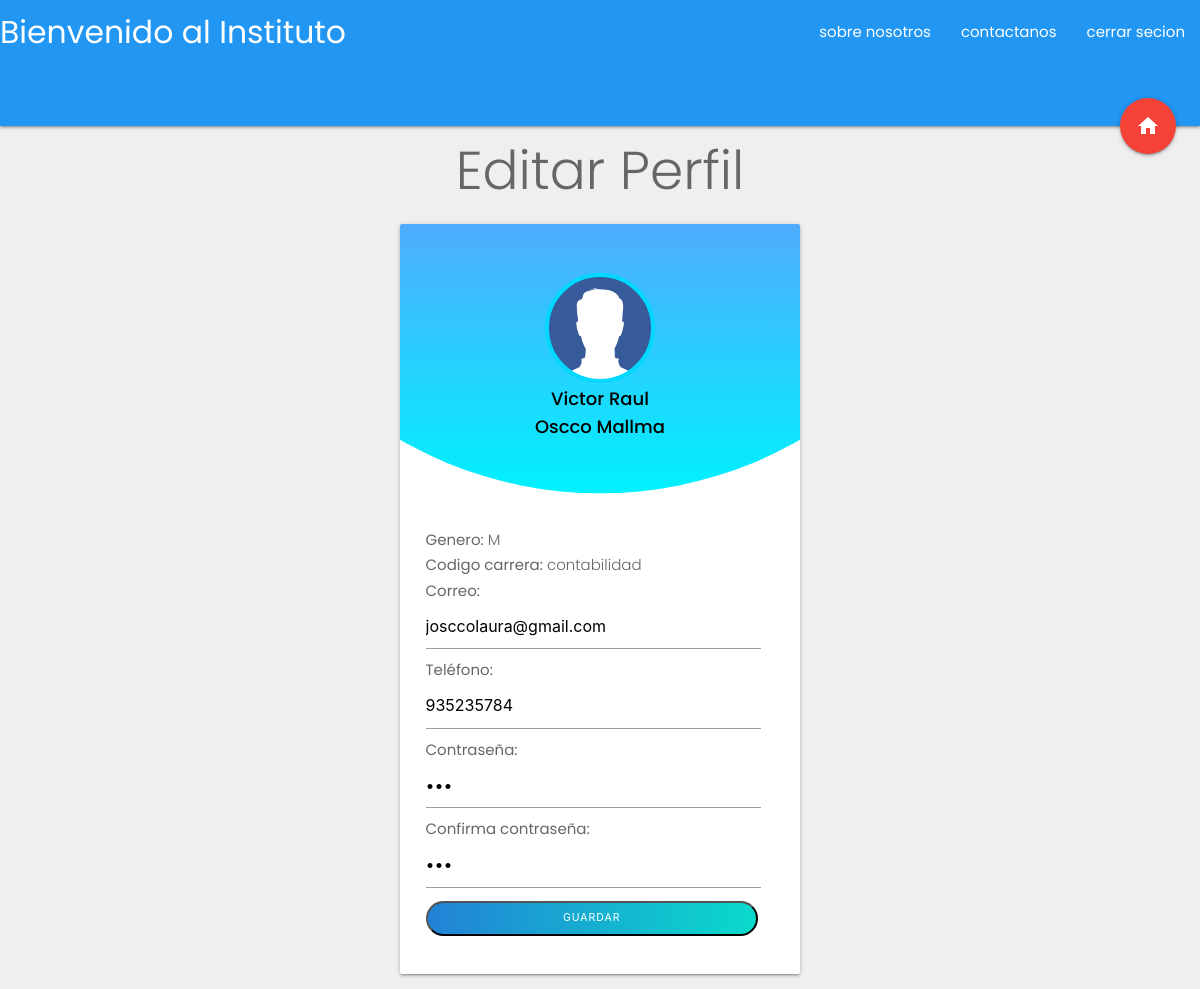
/principal/estudiante/editar_perfil.php (signed in), run on the app's committed database.
### tables this page shows
CREATE TABLE IF NOT EXISTS `estudiantes` (
  `id_estudiante` INT(10) NULL AUTO_INCREMENT,
  `DNI` CHAR(8) NULL,
  `nombres` VARCHAR(40) NULL,
  `ap_paterno` VARCHAR(45) NULL,
  `ap_materno` VARCHAR(40) NULL,
  `fecha_nacimiento` DATE NULL,
  `correo` VARCHAR(60) NULL,
  `telefono` CHAR(9) NULL,
  `foto` MEDIUMBLOB NULL,
  `codigoe` VARCHAR(11) NULL,
  `password` VARCHAR(45) NULL,
  `semestre_ingreso` CHAR(6) NULL,
  `sexo` CHAR(1) NULL,
  `dirección` VARCHAR(60) NULL,
  `ciudad` VARCHAR(60) NULL,
  `provincia` VARCHAR(60) NULL,
  `distrito` VARCHAR(60) NULL,
  `colegio` VARCHAR(60) NULL,
  `tipo_colegio` VARCHAR(30) NULL,
  `idioma_materno` VARCHAR(40) NULL,
  `carrera_alumno` VARCHAR(45) NULL,
  `ciclo` VARCHAR(4) NULL,
  PRIMARY KEY (`id_estudiante`));

### principal/estudiante/editar_perfil.php (the view, shortened to what this page needs)
    <?php
        require '../database.php';
        function get_data($id)
        {
            global $conexion;
            $sql="Select * from estudiantes WHERE codigoe = {$id}";
            $result  =$conexion->query($sql);
            if( $result->num_rows)
            {
                return $result->fetch_assoc();
            }else{
                return false;
            }
        }
    ?>
<!DOCTYPE html>
<html lang="en">
<head>
    <link rel="stylesheet" href="css/estiloperfileiditar.css">
    <link rel="stylesheet" href="../../materialize/css/materialize.min.css">
</head>
<body>
<?php
    $datos = get_data($_SESSION['codigo_usuario']);
?>
    <nav class="nav-extended blue">
        <div class="nav-wrapper">
            <a class="brand-logo">
                <p>Bienvenido al
                Instituto</p>
            </a>
            <ul class="right hide-on-med-and-down">
                <li><a href="">sobre nosotros</a></li>
                <li><a href="">contactanos</a></li>
                <li><a href="cerrar_session.php">cerrar secion</a></li>
            </ul>
        </div>
        <div class="nav-content">
        <a href="index.php" class="btn-floating red btn-large halfway-fab ">
            <i class="material-icons">home</i>
        </a>
        </div>
    </nav>
    <h2 class="text1">Editar Perfil</h2>
    <div class="container1">
        <div  class="card">
            <div class="header">
                <div class="main">
                    <div class="image">
                    </div>
                    <h3 class="name"><p><span><?php echo $datos['nombres'];?></span></p></h3>
                    <h3 class="name"><p><span><?php echo $datos['ap_paterno']." ".$datos['ap_materno'];?></span></p></h3>
                </div>
            </div>
            <div class="content">
                <div class="left">
                    <div class="about-container">
                        <form method="post">
                            <p class="text"><b>Genero: </b><span><?php echo $datos['sexo']?></span></p>
                            <p class="text"><b>Codigo carrera: </b><span><?php echo $datos['carrera_alumno'] ?></span></p>
                            <p class="text"><b>Correo:  </b><span><input type="text" value="<?php echo $datos['correo']?>" name="email"></span></p>
                            <p class="text"><b>Teléfono: </b><span><input type="text" value="<?php echo $datos['telefono']?>" name="telefono"></span></p>
                            <p class="text"><b>Contraseña: </b><span><input type="password" value="<?php echo $datos['password']?>" name="password"></span></p>
                            <p class="text"><b>Confirma contraseña: </b><span><input type="password" value="<?php echo $datos['password']?>" name="repassword"></span></p>
                            <div class="buttons-wrap1">
                                <input type="submit" value="Guardar" id="boton_modificar" class="follow1">
                            </div>
                        </form>
                    </div>
                </div>
            </div>
        </div>
    </div>
</body>
</html>

### principal/estudiante/css/estiloperfileiditar.css (style rules this page uses)
* { padding: 0; margin: 0; box-sizing: border-box; font-family: 'Poppins', sans-serif; }
body { background-color: #efefef; }
.container1 { display: flex; justify-content: center; align-items: center; padding:0px; }
.card { position: relative; width: 400px; background-color: #fff; border-radius: 5px; box-shadow: 0 5px 15px 1px rgba(0, 0, 0, 0.1); overflow: hidden; }
.card:before { content: ''; position: absolute; width: 100%; height: 270px; top: 0; left: 0; background-image: linear-gradient(to top, #00f2fe, #4facfe); clip-path: circle(400px at 50% -48.5%); }
.header { position: relative; height: 265px; }
.main { position: absolute; width: 100%; height: 100%; top: 0; left: 0; display: flex; flex-direction: column; justify-content: center; align-items: center; }
.main .image { position: relative; width: 110px; height: 110px; border-radius: 50%; background: url('img/img.jpg') no-repeat center / cover; border: 4px solid #00d8fe; margin-bottom: 2px; overflow: hidden; cursor: pointer; }
.name { font-size: 1.2rem; color: rgb(0, 0, 0); font-weight: 500; line-height: 1; margin: 5px 0; }
.content { display: flex; padding: 2.5rem 2.6rem 2.5rem 1.7rem; }
.text { color: #666; font-weight: 300; line-height: 1.7; }
.text1 { color: #666; font-weight: 300; line-height: 1.7; display: flex; justify-content: center; padding: 0; margin: 0; }
.buttons-wrap1 { display: flex; margin-top: 5px; flex: 4; display: flex; justify-content: center; align-items: center; transition: .5s; }
.follow1 { padding: 9.6px 0; width: 100%; background: linear-gradient(to right, #2282d6 0%, #00fec7 140%); color: #fff; text-align: center; text-decoration: none; font-size: .7rem; letter-spacing: 1px; text-transform: uppercase; border-radius: 18.1px; margin-right: 3px; }

### data on the page
estudiantes: nombres "Victor Raul", ap_paterno "Oscco", ap_materno "Mallma", sexo "M", carrera_alumno "contabilidad", email "josccolaura@gmail.com", telefono "935235784"
